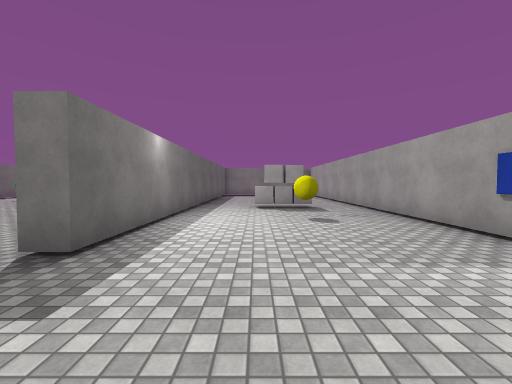
View 1 (above)

16 first-person views from a walk through a 3-D level made in the Unity game engine. The camera is 1.4 m above the floor, tilts 2° down and sees 90° across. The floor is counted in squares, 2 m on a side. Each view is taken from the middle of a square. On the plan, view 1 faces up. The plan holds only what a view shows up to about 9 squares ahead; the rest is blank. The player character is not drawn. Door leaves are left out, so doorways stand open. Surface patterns are stand-ins for the level's own textures.

View 2
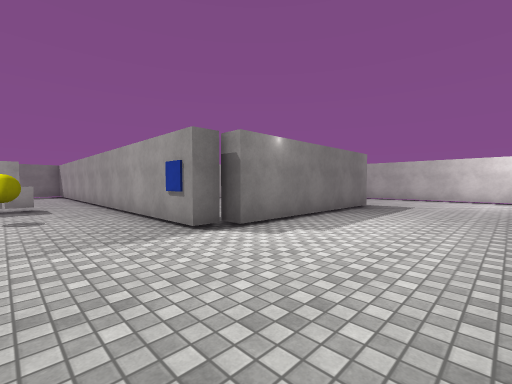

View 3
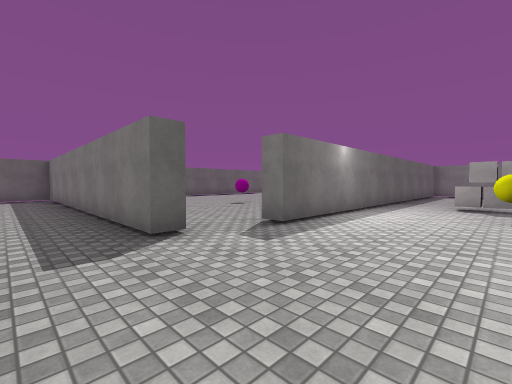

View 4
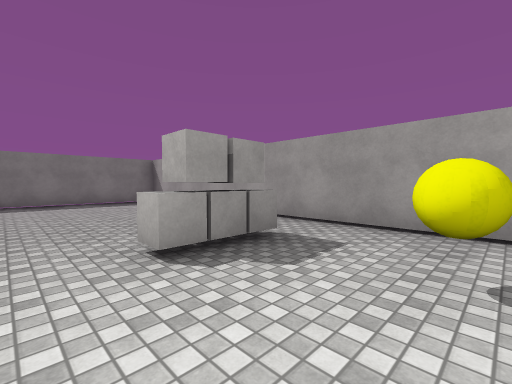

View 5
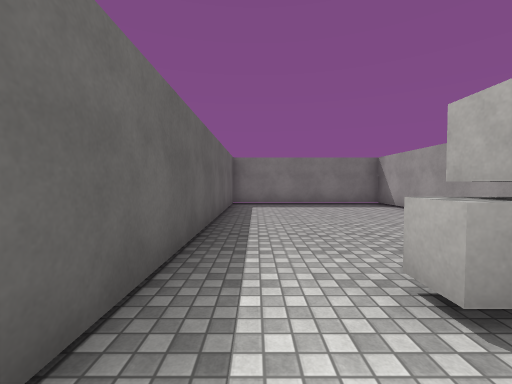

View 6
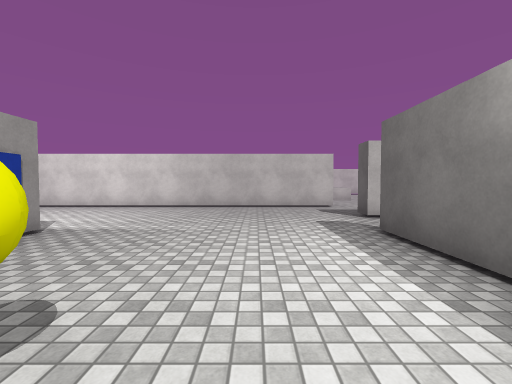

View 7
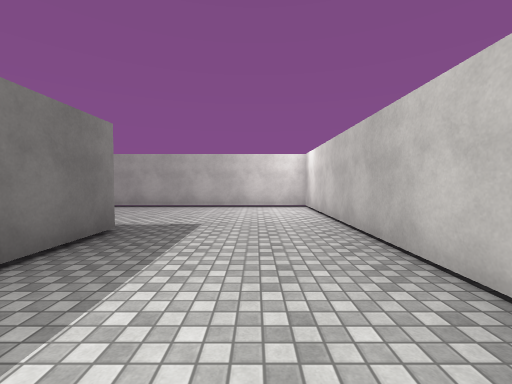

View 8
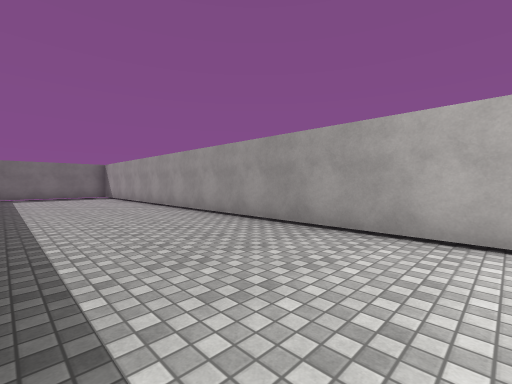

View 9
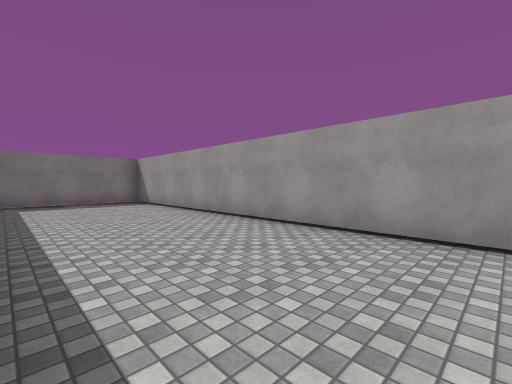

View 10
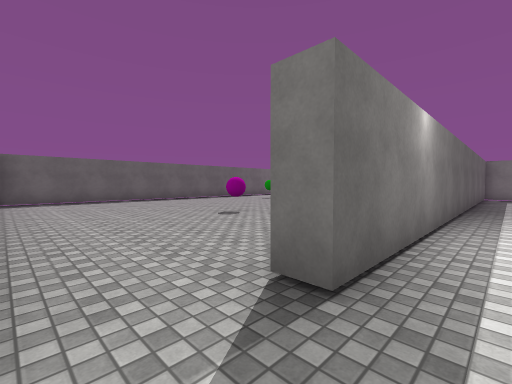

View 11
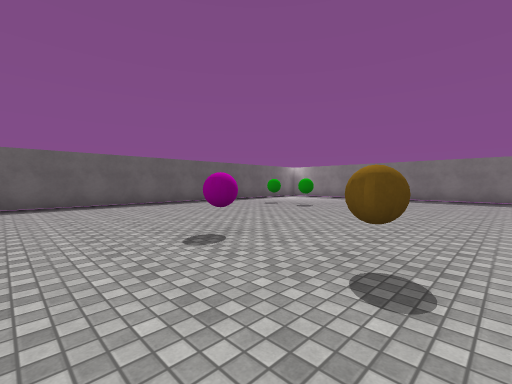

View 12
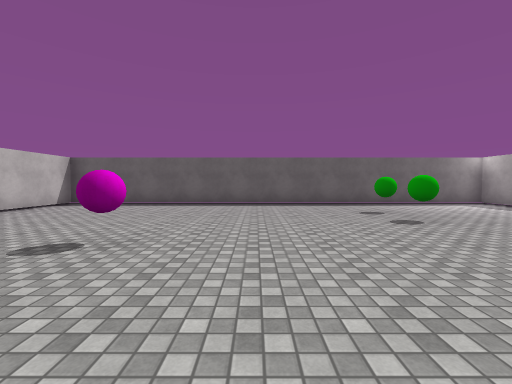

View 13
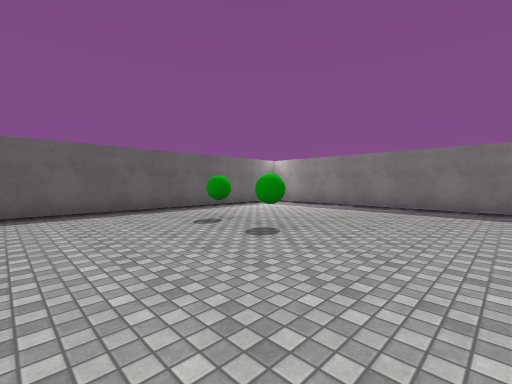

View 14
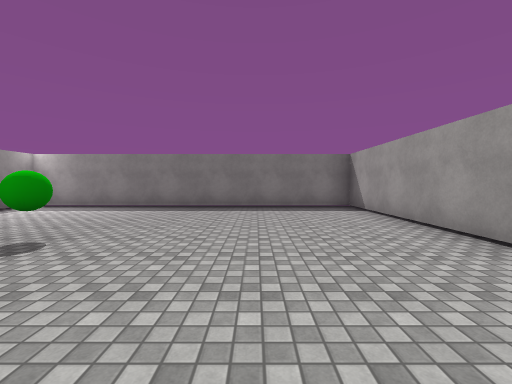

View 15
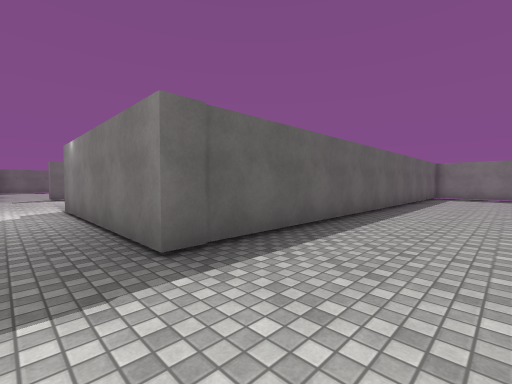

View 16
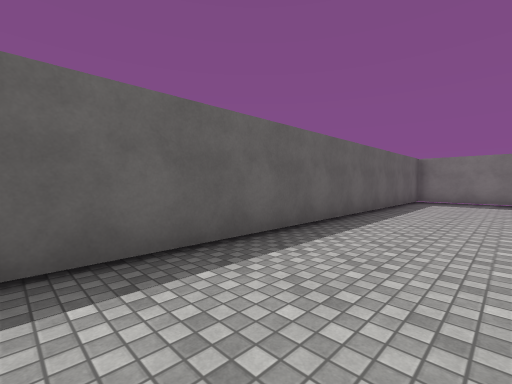

### Floor plan
Points are (right, up) in squares from view 1. A wall is a line through its corners. A room is listed if a view was taken in it or the views show most of it. See-through windows are left out.
Room 1 (views 1, 2, 3, 4, 5, 6, 7, 8, 9, 10, 15, 16)
walls: (-2.2, 0.9) (-2.2, 0.4); (-2.4, -1.5) (12.5, -1.5) (12.5, 14.2); (12.2, 14.5) (8.7, 14.5) (8.7, 2) (3.7, 2) (3.7, 2.4) (3.1, 2.4) (3.1, 14.5) (-1.7, 14.5) (-1.7, 2.4)
ways out: open door at (-2.3, 0.8) to room 2
objects: other object (0, 7) to (1, 7); yellow ball (1, 5)
Room 2 (views 11, 12, 13, 14)
walls: (-2.2, 9.6) (-2.2, 14.5) (-11.5, 14.5) (-11.5, 0.9) (-9.1, 0.9)
ways out: open door at (-2.3, 0.8) to room 1
objects: green ball (-9, 10); green ball (-8, 10); pink ball (-6, 5); ball (-4, 5)

Positions as (right, up) in squares from view 1, and headings:
1: (0, 0), facing up
2: (1, -1), facing up-right
3: (1, -1), facing up-left
4: (-1, 5), facing up-right
5: (-1, 6), facing up
6: (0, 6), facing down
7: (5, 0), facing right
8: (9, 1), facing up-right
9: (9, 5), facing up-right
10: (-1, 1), facing up-left
11: (-3, 3), facing up-left
12: (-3, 7), facing left
13: (-5, 7), facing up-left
14: (-5, 7), facing up
15: (11, 1), facing up-left
16: (11, 4), facing up-left
